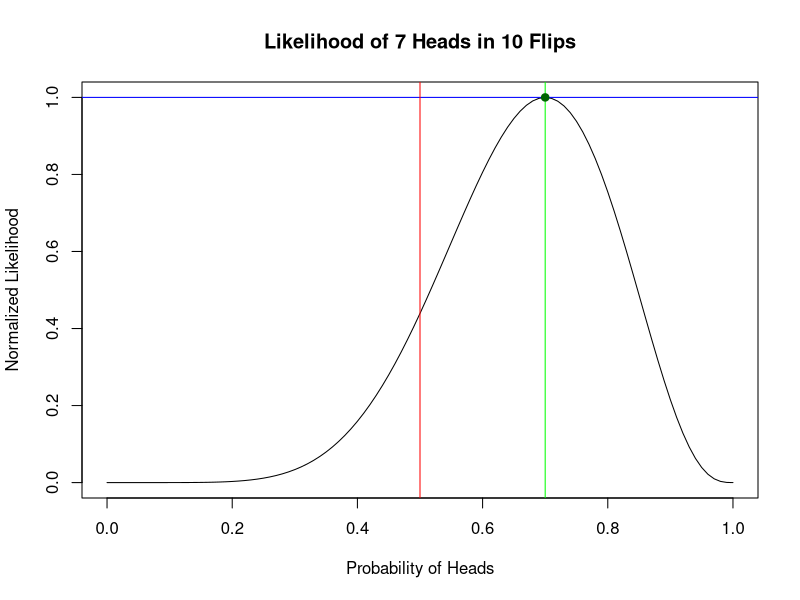
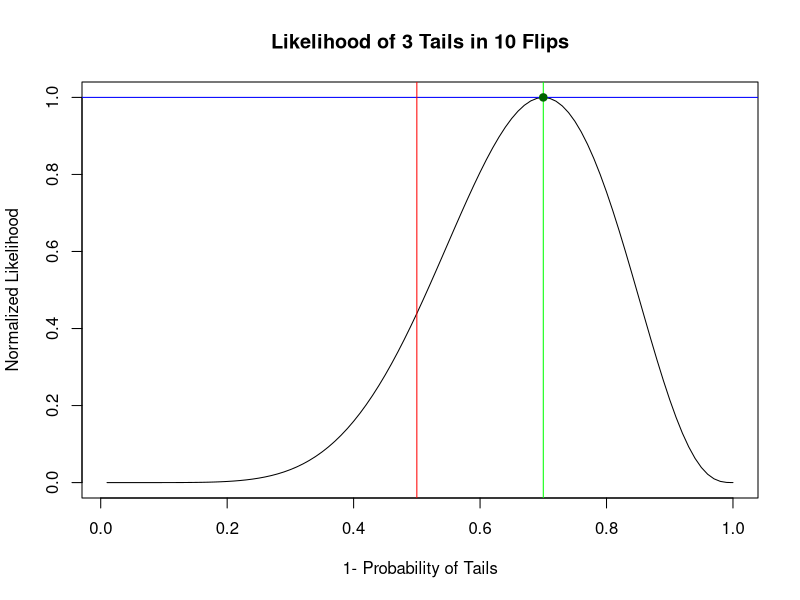
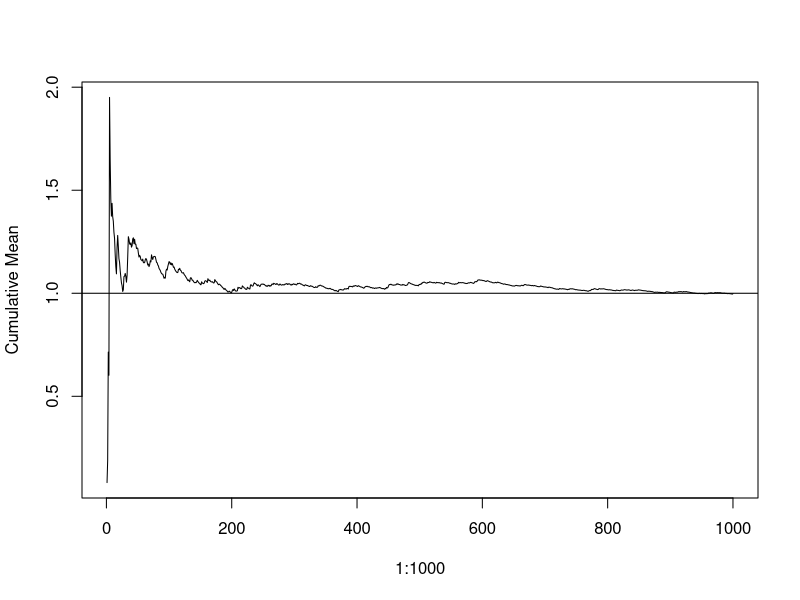
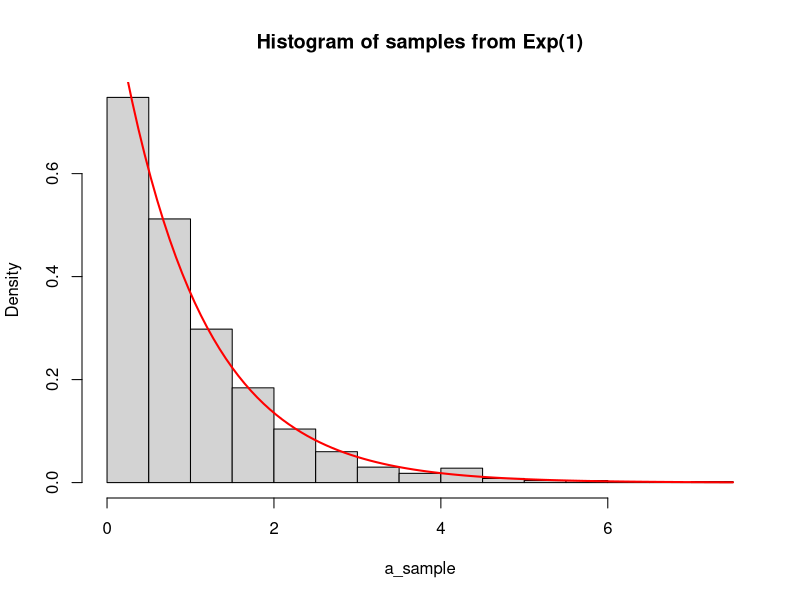
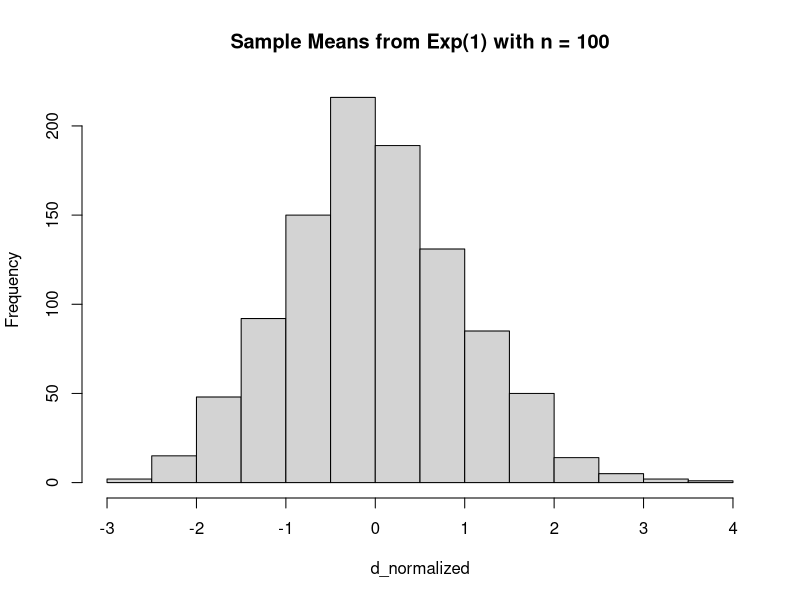
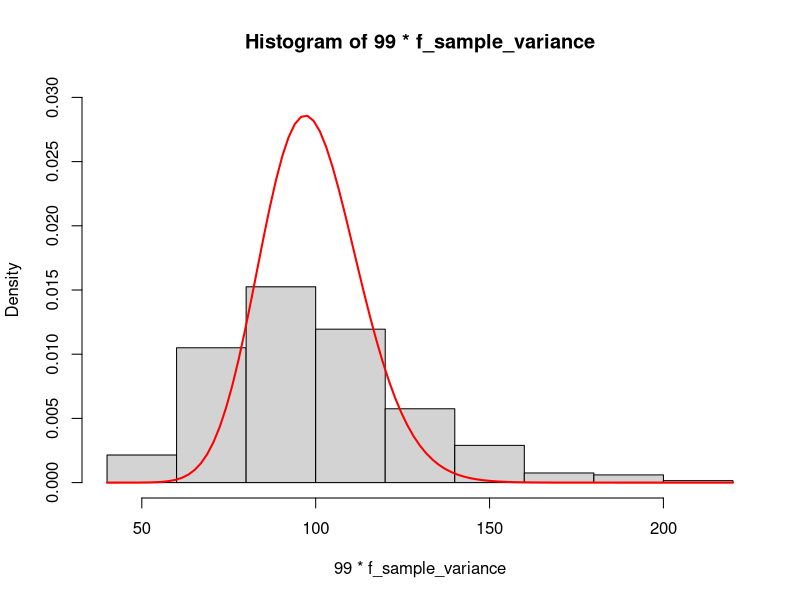

Generate these figures, in order, with R:
## ---- chunk 1
knitr::opts_chunk$set(echo = TRUE)
library(graphics)
## ---- chunk 2
## b
binom_likelihood <- function(k, n, p) {
  dbinom(k, size = n, prob = p)
}  # likelihood

prob_H <- seq(0, 1, by = 0.01)
binom_likelihood_value <- binom_likelihood(k=7, n=10, p=prob_H)

max_binom_likelihood <- max(binom_likelihood_value)
normalized_binom_likelihood <- binom_likelihood_value / max_binom_likelihood  # normalize the likelihood

plot(prob_H, normalized_binom_likelihood, type = "l",
     xlab = "Probability of Heads", ylab = "Normalized Likelihood",
     main = "Likelihood of 7 Heads in 10 Flips")

abline(h = max(normalized_binom_likelihood), col = "blue")
abline(v = 0.5, col = "red")
abline(v = 0.7, col = "green")
points(0.7, 1, col = "darkgreen", pch = 19)
## ---- chunk 3
n_binom_likelihood <- function(k, n, p) {
  dnbinom(k, size = n, prob = p)
}

prob_T <- seq(0.01, 1, by = 0.01)
n_binom_likelihood_value <- n_binom_likelihood(k=3, n=10-3, p=prob_T)

max_n_binom_likelihood <- max(n_binom_likelihood_value)
normalized_n_binom_likelihood <- n_binom_likelihood_value / max_n_binom_likelihood  # normalize the likelihood

plot(prob_T, normalized_n_binom_likelihood, type = "l",
     xlab = "1- Probability of Tails", ylab = "Normalized Likelihood",
     main = "Likelihood of 3 Tails in 10 Flips")

abline(h = max(normalized_n_binom_likelihood), col = "blue")
abline(v = 0.5, col = "red")
abline(v = 0.7, col = "green")
points(0.7, 1, col = "darkgreen", pch = 19)
## ---- chunk 4
set.seed(929)
a_sample <- rexp(n=1000, rate=1)
a_mean <- mean(a_sample)
a_variance <- var(a_sample)

ifelse(a_variance-sum((a_sample-a_mean)^2)/(1000-1)<0.00001, yes = T, no = F)
## ---- chunk 5
cumulative_mean <- cumsum(a_sample)/(1:1000)
plot(1:1000, cumulative_mean, type="l", ylab = "Cumulative Mean")
abline(h=1)
## ---- chunk 6
hist(a_sample, main = "Histogram of samples from Exp(1)", freq = F)
curve(dexp(x, rate = 1), add = T, col = "red", lwd=2)
## ---- chunk 7
set.seed(930)
d_sample_mean <- numeric(1000)

for (i in 1:1000){
  d_sample <- rexp(n=100, rate=1)
  d_sample_mean[i] <- mean(d_sample)
}

d_mean <- mean(d_sample_mean)  # mean of the sample mean
d_variance <- var(d_sample_mean)  # variance of the sample mean
ifelse(d_variance-sum((d_sample_mean-d_mean)^2)/(1000-1)<0.00001, yes = T, no = F)

d <- c(d_mean, d_variance)
names(d) <- c("Mean of the sample mean", "Variance of the sample mean")
print(d)
## ---- chunk 8
d_normalized <- (d_sample_mean - d_mean)/sqrt(d_variance)
hist(d_normalized, main = "Sample Means from Exp(1) with n = 100")
## ---- chunk 9
set.seed(930)
f_sample_variance <- numeric(1000)

for (i in 1:1000){
  f_sample <- rexp(n=100, rate=1)
  f_sample_variance[i] <- var(f_sample)
}

f_mean <- mean(f_sample_variance)  # mean of the sample mean
f_variance <- var(f_sample_variance)  # variance of the sample mean
ifelse(f_variance-sum((f_sample_variance-f_mean)^2)/(1000-1)<0.00001, yes = T, no = F)

f <- c(f_mean, f_variance)
names(f) <- c("Mean of the sample variance", "Variance of the sample variance")
print(f)

hist(99*f_sample_variance, freq = F, ylim = c(0, 0.03))
curve(dchisq(x, df=99), add = T, col = "red", lwd=2)
